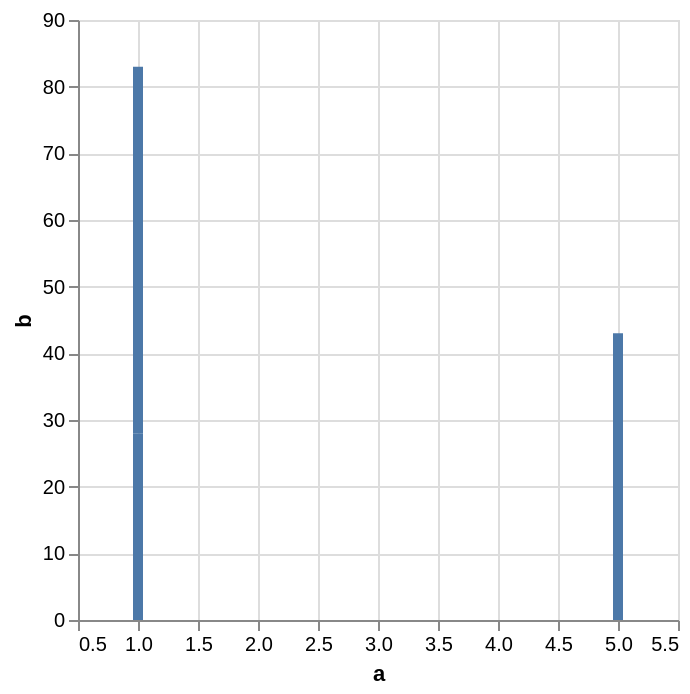

Here is the Vega-Lite specification saved for this chart:
### Vega specification from a JSON file in a GitHub repository (floating-point values rounded to 4 significant figures)
{"$schema": "https://vega.github.io/schema/vega/v5.json", "background": "white", "padding": 5, "width": 300, "height": 300, "style": "cell", "data": [{"name": "source_0", "values": [{"a": 1, "b": 28}, {"a": 1, "b": 55}, {"a": 5, "b": 43}]}, {"name": "data_0", "source": "source_0", "transform": [{"type": "stack", "groupby": ["a"], "field": "b", "sort": {"field": [], "order": []}, "as": ["b_start", "b_end"], "offset": "zero"}, {"type": "filter", "expr": "isValid(datum[\"a\"]) && isFinite(+datum[\"a\"]) && isValid(datum[\"b\"]) && isFinite(+datum[\"b\"])"}]}], "marks": [{"name": "marks", "type": "rect", "style": ["bar"], "from": {"data": "data_0"}, "encode": {"update": {"fill": {"value": "#4c78a8"}, "ariaRoleDescription": {"value": "bar"}, "description": {"signal": "\"a: \" + (format(datum[\"a\"], \"\")) + \"; b: \" + (format(datum[\"b\"], \"\"))"}, "xc": {"scale": "x", "field": "a"}, "width": {"value": 5}, "y": {"scale": "y", "field": "b_end"}, "y2": {"scale": "y", "field": "b_start"}}}}], "scales": [{"name": "x", "type": "linear", "domain": {"data": "data_0", "field": "a"}, "range": [0, {"signal": "width"}], "nice": true, "zero": false, "padding": 5}, {"name": "y", "type": "linear", "domain": {"data": "data_0", "fields": ["b_start", "b_end"]}, "range": [{"signal": "height"}, 0], "nice": true, "zero": true}], "axes": [{"scale": "x", "orient": "bottom", "gridScale": "y", "grid": true, "tickCount": {"signal": "ceil(width/40)"}, "domain": false, "labels": false, "aria": false, "maxExtent": 0, "minExtent": 0, "ticks": false, "zindex": 0}, {"scale": "y", "orient": "left", "gridScale": "x", "grid": true, "tickCount": {"signal": "ceil(height/40)"}, "domain": false, "labels": false, "aria": false, "maxExtent": 0, "minExtent": 0, "ticks": false, "zindex": 0}, {"scale": "x", "orient": "bottom", "grid": false, "title": "a", "labelAngle": 0, "labelBaseline": "top", "labelFlush": true, "labelOverlap": true, "tickCount": {"signal": "ceil(width/40)"}, "zindex": 0}, {"scale": "y", "orient": "left", "grid": false, "title": "b", "labelOverlap": true, "tickCount": {"signal": "ceil(height/40)"}, "zindex": 0}]}
